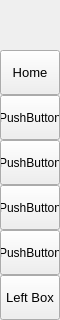
        <widget class="QFrame" name="leftMenuBg">
         <property name="minimumSize">
          <size>
           <width>60</width>
           <height>0</height>
          </size>
         </property>
         <property name="maximumSize">
          <size>
           <width>60</width>
           <height>16777215</height>
          </size>
         </property>
         <property name="frameShape">
          <enum>QFrame::NoFrame</enum>
         </property>
         <property name="frameShadow">
          <enum>QFrame::Raised</enum>
         </property>
         <layout class="QVBoxLayout" name="verticalLayout_3">
          <property name="spacing">
           <number>0</number>
          </property>
          <property name="leftMargin">
           <number>0</number>
          </property>
          <property name="topMargin">
           <number>0</number>
          </property>
          <property name="rightMargin">
           <number>0</number>
          </property>
          <property name="bottomMargin">
           <number>0</number>
          </property>
          <item>
           <widget class="QFrame" name="topLogoInfo">
            <property name="minimumSize">
             <size>
              <width>0</width>
              <height>50</height>
             </size>
            </property>
            <property name="maximumSize">
             <size>
              <width>16777215</width>
              <height>50</height>
             </size>
            </property>
            <property name="frameShape">
             <enum>QFrame::NoFrame</enum>
            </property>
            <property name="frameShadow">
             <enum>QFrame::Raised</enum>
            </property>
            <widget class="QFrame" name="topLogo">
             <property name="geometry">
              <rect>
               <x>10</x>
               <y>5</y>
               <width>42</width>
               <height>42</height>
              </rect>
             </property>
             <property name="minimumSize">
              <size>
               <width>42</width>
               <height>42</height>
              </size>
             </property>
             <property name="maximumSize">
              <size>
               <width>42</width>
               <height>42</height>
              </size>
             </property>
             <property name="frameShape">
              <enum>QFrame::NoFrame</enum>
             </property>
             <property name="frameShadow">
              <enum>QFrame::Raised</enum>
             </property>
            </widget>
            <widget class="QLabel" name="titleLeftApp">
             <property name="geometry">
              <rect>
               <x>70</x>
               <y>8</y>
               <width>160</width>
               <height>20</height>
              </rect>
             </property>
             <property name="font">
              <font>
               <family>Segoe UI Semibold</family>
               <pointsize>12</pointsize>
               <italic>false</italic>
               <fontweight></fontweight>
              </font>
             </property>
             <property name="text">
              <string>PyDracula</string>
             </property>
             <property name="alignment">
              <set>Qt::AlignLeading|Qt::AlignLeft|Qt::AlignTop</set>
             </property>
            </widget>
            <widget class="QLabel" name="titleLeftDescription">
             <property name="geometry">
              <rect>
               <x>70</x>
               <y>27</y>
               <width>160</width>
               <height>16</height>
              </rect>
             </property>
             <property name="maximumSize">
              <size>
               <width>16777215</width>
               <height>16</height>
              </size>
             </property>
             <property name="font">
              <font>
               <family>Segoe UI</family>
               <pointsize>8</pointsize>
               <italic>false</italic>
               <bold>false</bold>
              </font>
             </property>
             <property name="text">
              <string>Modern GUI / Flat Style</string>
             </property>
             <property name="alignment">
              <set>Qt::AlignLeading|Qt::AlignLeft|Qt::AlignTop</set>
             </property>
            </widget>
           </widget>
          </item>
          <item>
           <widget class="QFrame" name="leftMenuFrame">
            <property name="frameShape">
             <enum>QFrame::NoFrame</enum>
            </property>
            <property name="frameShadow">
             <enum>QFrame::Raised</enum>
            </property>
            <layout class="QVBoxLayout" name="verticalMenuLayout">
             <property name="spacing">
              <number>0</number>
             </property>
             <property name="leftMargin">
              <number>0</number>
             </property>
             <property name="topMargin">
              <number>0</number>
             </property>
             <property name="rightMargin">
              <number>0</number>
             </property>
             <property name="bottomMargin">
              <number>0</number>
             </property>
             <item alignment="Qt::AlignTop">
              <widget class="QFrame" name="topMenu">
               <property name="frameShape">
                <enum>QFrame::NoFrame</enum>
               </property>
               <property name="frameShadow">
                <enum>QFrame::Raised</enum>
               </property>
               <layout class="QVBoxLayout" name="verticalLayout_8">
                <property name="spacing">
                 <number>0</number>
                </property>
                <property name="leftMargin">
                 <number>0</number>
                </property>
                <property name="topMargin">
                 <number>0</number>
                </property>
                <property name="rightMargin">
                 <number>0</number>
                </property>
                <property name="bottomMargin">
                 <number>0</number>
                </property>
                <item>
                 <widget class="QPushButton" name="btn_home">
                  <property name="sizePolicy">
                   <sizepolicy hsizetype="Expanding" vsizetype="Fixed">
                    <horstretch>0</horstretch>
                    <verstretch>0</verstretch>
                   </sizepolicy>
                  </property>
                  <property name="minimumSize">
                   <size>
                    <width>0</width>
                    <height>45</height>
                   </size>
                  </property>
                  <property name="font">
                   <font>
                    <family>Segoe UI</family>
                    <pointsize>10</pointsize>
                    <italic>false</italic>
                    <bold>false</bold>
                   </font>
                  </property>
                  <property name="cursor">
                   <cursorShape>PointingHandCursor</cursorShape>
                  </property>
                  <property name="layoutDirection">
                   <enum>Qt::LeftToRight</enum>
                  </property>
                  <property name="styleSheet">
                   <string notr="true">background-image: url(:/icons/images/icons/cil-home.png);</string>
                  </property>
                  <property name="text">
                   <string>Home</string>
                  </property>
                 </widget>
                </item>
                <item>
                 <widget class="QPushButton" name="btn_handmask">
                  <property name="minimumSize">
                   <size>
                    <width>0</width>
                    <height>45</height>
                   </size>
                  </property>
                  <property name="styleSheet">
                   <string notr="true">background-image: url(:/icons/images/icons/cil-cut.png)</string>
                  </property>
                  <property name="text">
                   <string>PushButton</string>
                  </property>
                 </widget>
                </item>
                <item>
                 <widget class="QPushButton" name="btn_detect2">
                  <property name="minimumSize">
                   <size>
                    <width>0</width>
                    <height>45</height>
                   </size>
                  </property>
                  <property name="styleSheet">
                   <string notr="true">background-image: url(:/icons/images/icons/cil-description.png);</string>
                  </property>
                  <property name="text">
                   <string>PushButton</string>
                  </property>
                 </widget>
                </item>
                <item>
                 <widget class="QPushButton" name="btn_batch">
                  <property name="minimumSize">
                   <size>
                    <width>0</width>
                    <height>45</height>
                   </size>
                  </property>
                  <property name="styleSheet">
                   <string notr="true">background-image: url(:/icons/images/icons/cil-browser.png);</string>
                  </property>
                  <property name="text">
                   <string>PushButton</string>
                  </property>
                 </widget>
                </item>
                <item>
                 <widget class="QPushButton" name="ImageStitching">
                  <property name="minimumSize">
                   <size>
                    <width>0</width>
                    <height>45</height>
                   </size>
                  </property>
                  <property name="styleSheet">
                   <string notr="true">background-image: url(:/icons/images/icons/cil-image1.png);</string>
                  </property>
                  <property name="text">
                   <string>PushButton</string>
                  </property>
                 </widget>
                </item>
               </layout>
              </widget>
             </item>
             <item alignment="Qt::AlignBottom">
              <widget class="QFrame" name="bottomMenu">
               <property name="frameShape">
                <enum>QFrame::NoFrame</enum>
               </property>
               <property name="frameShadow">
                <enum>QFrame::Raised</enum>
               </property>
               <layout class="QVBoxLayout" name="verticalLayout_9">
                <property name="spacing">
                 <number>0</number>
                </property>
                <property name="leftMargin">
                 <number>0</number>
                </property>
                <property name="topMargin">
                 <number>0</number>
                </property>
                <property name="rightMargin">
                 <number>0</number>
                </property>
                <property name="bottomMargin">
                 <number>0</number>
                </property>
                <item>
                 <widget class="QPushButton" name="toggleLeftBox">
                  <property name="sizePolicy">
                   <sizepolicy hsizetype="Expanding" vsizetype="Fixed">
                    <horstretch>0</horstretch>
                    <verstretch>0</verstretch>
                   </sizepolicy>
                  </property>
                  <property name="minimumSize">
                   <size>
                    <width>0</width>
                    <height>45</height>
                   </size>
                  </property>
                  <property name="font">
                   <font>
                    <family>Segoe UI</family>
                    <pointsize>10</pointsize>
                    <italic>false</italic>
                    <bold>false</bold>
                   </font>
                  </property>
                  <property name="cursor">
                   <cursorShape>PointingHandCursor</cursorShape>
                  </property>
                  <property name="layoutDirection">
                   <enum>Qt::LeftToRight</enum>
                  </property>
                  <property name="styleSheet">
                   <string notr="true">background-image: url(:/icons/images/icons/icon_settings.png);</string>
                  </property>
                  <property name="text">
                   <string>Left Box</string>
                  </property>
                 </widget>
                </item>
               </layout>
              </widget>
             </item>
            </layout>
           </widget>
          </item>
         </layout>
        </widget>
